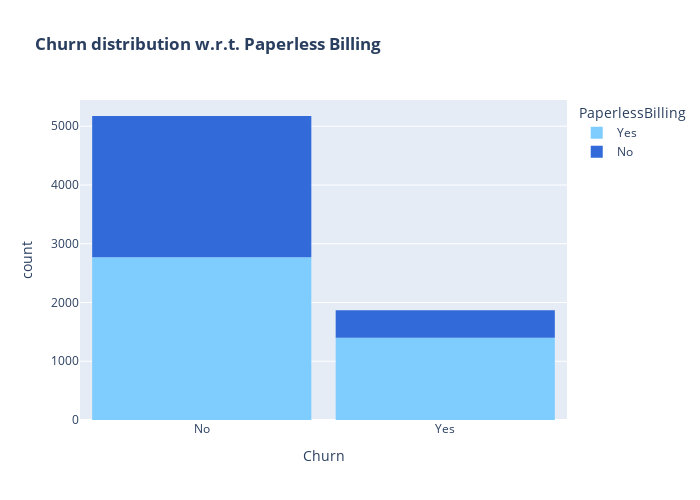

Here is the notebook cell this chart was saved with:
### Markdown cell above
Majority of the customers  who moved out were having 
Electronic Check as Payment Method and others who opted for 
Credit-Card automatic transfer / Bank Automatic Transfer 
and Mailed Check as Payment Method were less likely to switch

### Code cell
color_map = {"Yes": '#7fcdff', "No": '#326ada'}
fig = px.histogram(ch, x="Churn", color="PaperlessBilling",  title="<b>Churn distribution w.r.t. Paperless Billing</b>", color_discrete_map=color_map)
fig.update_layout(width=700, height=500, bargap=0.1)
fig.show()

### Figure 1 — Plotly figure (JSON) as saved in the notebook; plotly's stock layout.template omitted (floating-point values rounded to 4 significant figures; data arrays with more than 128 entries replaced by an {"elided": "..."} marker saying what was removed)
{"data": [{"alignmentgroup": "True", "bingroup": "x", "hovertemplate": "PaperlessBilling=Yes<br>Churn=%{x}<br>count=%{y}<extra></extra>", "legendgroup": "Yes", "marker": {"color": "#7fcdff", "pattern": {"shape": ""}}, "name": "Yes", "offsetgroup": "Yes", "orientation": "v", "showlegend": true, "type": "histogram", "x": {"elided": "4171 str values"}, "xaxis": "x", "yaxis": "y"}, {"alignmentgroup": "True", "bingroup": "x", "hovertemplate": "PaperlessBilling=No<br>Churn=%{x}<br>count=%{y}<extra></extra>", "legendgroup": "No", "marker": {"color": "#326ada", "pattern": {"shape": ""}}, "name": "No", "offsetgroup": "No", "orientation": "v", "showlegend": true, "type": "histogram", "x": {"elided": "2872 str values"}, "xaxis": "x", "yaxis": "y"}], "layout": {"bargap": 0.1, "barmode": "relative", "height": 500, "legend": {"title": {"text": "PaperlessBilling"}, "tracegroupgap": 0}, "title": {"text": "<b>Churn distribution w.r.t. Paperless Billing</b>"}, "width": 700, "xaxis": {"anchor": "y", "autorange": true, "domain": [0, 1], "range": [-0.5, 1.5], "title": {"text": "Churn"}, "type": "category"}, "yaxis": {"anchor": "x", "autorange": true, "domain": [0, 1], "range": [0, 5446.0], "title": {"text": "count"}}}}
